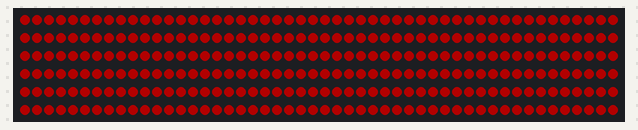
Bench run of a sketch on a simulated Arduino Uno, built with avr-gcc and run on an emulated ATmega328P. Shown: 300 RGB LEDs in strip order, left to right, continuing on the next row. Dim RGB values are drawn brighter than linear; what the sketch prints to the serial monitor is not drawn.

Above: at 0.1 s.
At 2.1 s:
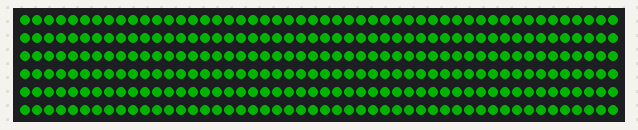
At 4.1 s:
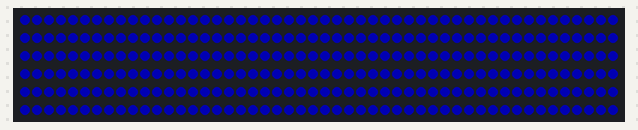
At 6.1 s:
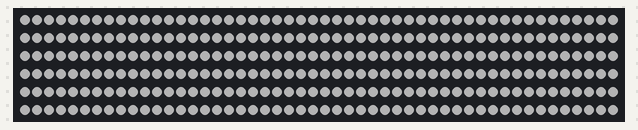
At 28.1 s:
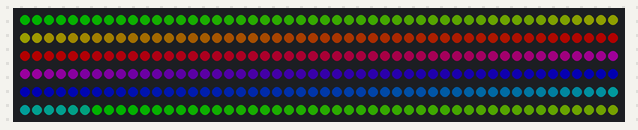
At 38.1 s:
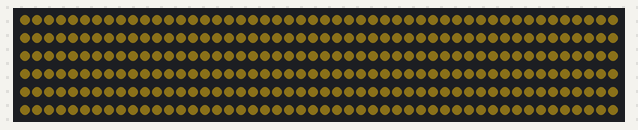

The sketch:

DotStarStrandTest.ino
```cpp
/*
 * Standard RGB strand test using Adafruit DotStar (SK9822/APA102).
 * Exercises every pixel along the strip (pixel-by-pixel walk), not node-by-node.
 *
 * Hardware: strand 0 only (300 LEDs). DATA = pin 0, CLOCK = pin 9 (matches TeensySquid strand 0).
 * Brightness cap: 60/255 to match main app.
 *
 * Sequence:
 *   1. Red fill (2s)
 *   2. Green fill (2s)
 *   3. Blue fill (2s)
 *   4. White fill (2s)
 *   5. Dark yellow fill (2s) – darker values so it looks dark, not pastel
 *   6. Pixel walk – one lit pixel steps through all 300 pixels (red, then green, then blue)
 *   7. Gradient along strip (2s)
 *   Then repeats.
 */

#include <Arduino.h>
#include <Adafruit_DotStar.h>

#define DATA_PIN   0
#define CLOCK_PIN  9
#define NUM_LEDS   300
#define TEST_BRIGHTNESS 60

Adafruit_DotStar strip(NUM_LEDS, DATA_PIN, CLOCK_PIN, DOTSTAR_BGR);

enum TestPhase {
  RED,
  GREEN,
  BLUE,
  WHITE,
  DARK_YELLOW,
  PIXEL_WALK,
  GRADIENT,
  _COUNT
};

TestPhase phase = RED;
unsigned long phaseStart = 0;
const unsigned long phaseDurationMs = 2000;

// Pixel walk: one pixel lit at a time, steps through 0..NUM_LEDS-1
uint16_t pixelWalkIndex = 0;
unsigned long lastPixelWalkMs = 0;
const unsigned long pixelWalkStepMs = 20;   // time per pixel
enum WalkColor { WALK_RED, WALK_GREEN, WALK_BLUE };
WalkColor walkColor = WALK_RED;

uint8_t scale(uint8_t v) {
  return (uint16_t)v * TEST_BRIGHTNESS / 255;
}

void setAll(uint8_t r, uint8_t g, uint8_t b) {
  r = scale(r);
  g = scale(g);
  b = scale(b);
  for (uint16_t i = 0; i < NUM_LEDS; i++)
    strip.setPixelColor(i, r, g, b);
}

void runPhase() {
  switch (phase) {
    case RED:
      setAll(255, 0, 0);
      break;
    case GREEN:
      setAll(0, 255, 0);
      break;
    case BLUE:
      setAll(0, 0, 255);
      break;
    case WHITE:
      setAll(255, 255, 255);
      break;
    case DARK_YELLOW:
      // Dark yellow: use low values so it looks dark, not pastel (was 130,106,33 -> looked light)
      setAll(50, 40, 12);
      break;
    case PIXEL_WALK:
      // Single pixel lit, colour depends on walkColor
      strip.clear();
      if (pixelWalkIndex < NUM_LEDS) {
        if (walkColor == WALK_RED)
          strip.setPixelColor(pixelWalkIndex, scale(255), 0, 0);
        else if (walkColor == WALK_GREEN)
          strip.setPixelColor(pixelWalkIndex, 0, scale(255), 0);
        else
          strip.setPixelColor(pixelWalkIndex, 0, 0, scale(255));
      }
      break;
    case GRADIENT: {
      for (uint16_t i = 0; i < NUM_LEDS; i++) {
        uint8_t h = (i * 256 / NUM_LEDS) & 0xFF;
        uint8_t r, g, b;
        if (h < 85) {
          r = h * 3;       g = 255 - h * 3;  b = 0;
        } else if (h < 170) {
          h -= 85;
          r = 255 - h * 3; g = 0;            b = h * 3;
        } else {
          h -= 170;
          r = 0;           g = h * 3;        b = 255 - h * 3;
        }
        strip.setPixelColor(i, scale(r), scale(g), scale(b));
      }
      break;
    }
    default:
      break;
  }
  strip.show();
}

void setup() {
  Serial.begin(115200);
  strip.begin();
  strip.setBrightness(255);
  phaseStart = millis();
  lastPixelWalkMs = millis();
  runPhase();
  Serial.println("DotStar test: Red -> Green -> Blue -> White -> Dark yellow -> Pixel walk (all pixels) -> Gradient");
}

void loop() {
  unsigned long now = millis();

  if (phase == PIXEL_WALK) {
    // Step through every pixel; advance every pixelWalkStepMs
    if (now - lastPixelWalkMs >= pixelWalkStepMs) {
      lastPixelWalkMs = now;
      pixelWalkIndex++;
      if (pixelWalkIndex >= NUM_LEDS) {
        pixelWalkIndex = 0;
        walkColor = (WalkColor)((walkColor + 1) % 3);
        if (walkColor == WALK_RED) {
          // Finished full pass (red, green, blue); go to next phase
          phase = (TestPhase)((phase + 1) % _COUNT);
          phaseStart = now;
        }
      }
      runPhase();
    }
    return;
  }

  if (now - phaseStart >= phaseDurationMs) {
    phase = (TestPhase)((phase + 1) % _COUNT);
    phaseStart = now;
    if (phase == PIXEL_WALK) {
      pixelWalkIndex = 0;
      walkColor = WALK_RED;
      lastPixelWalkMs = now;
    }
    runPhase();
  }
}
```

Measured:
- what the display in image 1 shows lasts 2.0 s, from 2.0 s to 4.0 s
